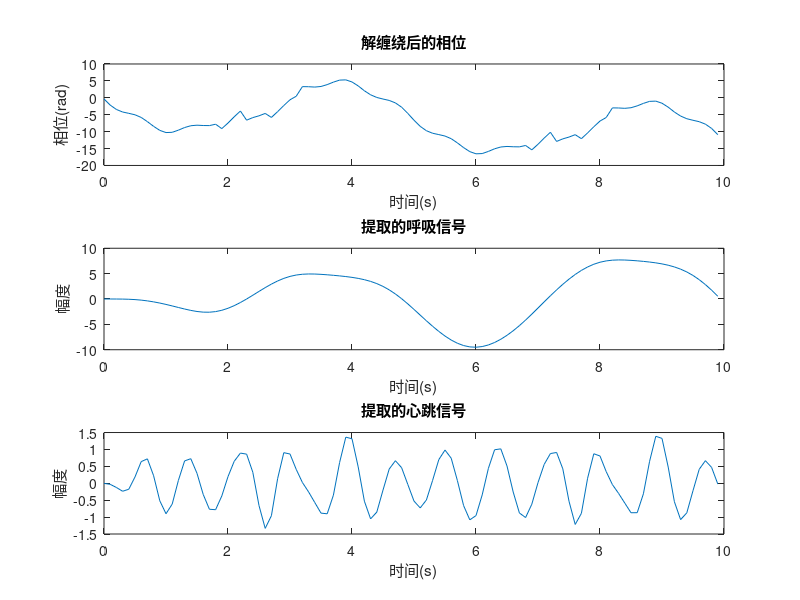
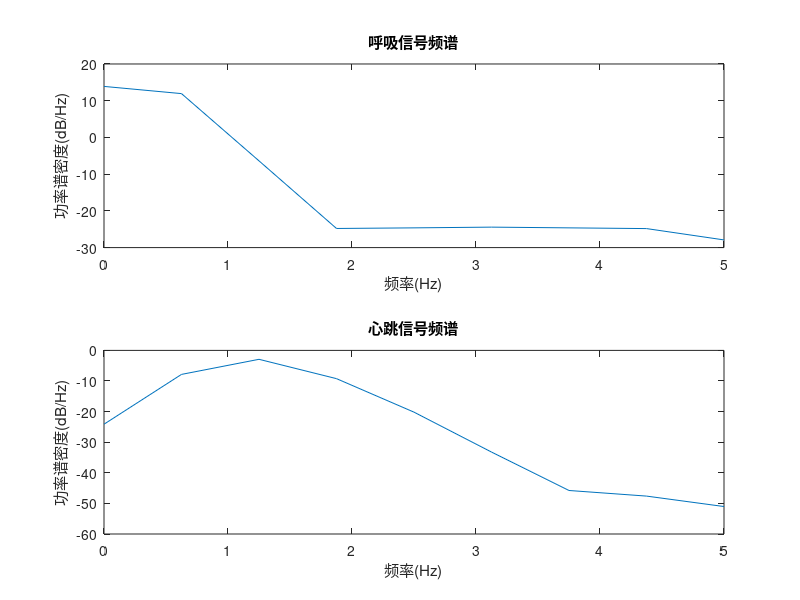

These charts were generated, in order, by the following MATLAB code:
% FMCW雷达呼吸心跳检测仿真
clear all; close all; clc;

% 参数设置
fc = 24e9;          % 载波频率 24GHz
B = 1e9;            % 带宽 1GHz
T = 0.1;            % 扫频周期 100ms
fs = 2e6;           % 采样率 2MHz
c = 3e8;            % 光速
K = B/T;            % 调频斜率
N_scan = 100;       % 扫描次数

% 目标参数
d0 = 1;             % 初始距离 1m
A_breath = 0.01;    % 呼吸幅度 1cm
A_heart = 0.001;    % 心跳幅度 1mm
f_breath = 0.2;     % 呼吸频率 0.2Hz
f_heart = 1.2;      % 心跳频率 1.2Hz

% 时间轴
t_scan = 0:1/fs:T-1/fs;    % 单个扫描周期的时间
t_total = 0:1/fs:N_scan*T-1/fs;  % 总时间
N = length(t_scan);

% 初始化存储数组
phase_history = zeros(1, N_scan);
breath_signal = zeros(1, N_scan);
heart_signal = zeros(1, N_scan);

% 对每个扫描周期进行处理
for i = 1:N_scan
    % 当前时间点
    t_current = t_scan + (i-1)*T;
    
    % 生成目标运动
    d_breath = A_breath*sin(2*pi*f_breath*t_current);
    d_heart = A_heart*sin(2*pi*f_heart*t_current);
    d = d0 + d_breath + d_heart;
    
    % 生成发射信号
    s_t = cos(2*pi*fc*t_scan + pi*K*t_scan.^2);
    
    % 生成接收信号
    tau = 2*d/c;
    s_r = cos(2*pi*fc*(t_scan-tau) + pi*K*(t_scan-tau).^2);
    
    % 混频
    s_if = s_t.*s_r;
    
    % 距离FFT
    N_fft = 2^nextpow2(N);
    f = (-N_fft/2:N_fft/2-1)*fs/N_fft;
    S_if = fftshift(fft(s_if, N_fft));
    
    % 找到目标距离
    [~, idx] = max(abs(S_if));
    
    % 提取相位
    phase_history(i) = angle(S_if(idx));
end

% 相位解缠绕
phase_unwrap = unwrap(phase_history);

% 带通滤波
% 呼吸信号滤波 (0.1-0.5Hz)
[b_breath, a_breath] = butter(4, [0.1 0.5]/(1/T/2), 'bandpass');
breath_signal = filter(b_breath, a_breath, phase_unwrap);

% 心跳信号滤波 (0.8-2Hz)
[b_heart, a_heart] = butter(4, [0.8 2]/(1/T/2), 'bandpass');
heart_signal = filter(b_heart, a_heart, phase_unwrap);

% 绘图
figure;
subplot(3,1,1);
plot((0:N_scan-1)*T, phase_unwrap);
title('解缠绕后的相位');
xlabel('时间(s)');
ylabel('相位(rad)');

subplot(3,1,2);
plot((0:N_scan-1)*T, breath_signal);
title('提取的呼吸信号');
xlabel('时间(s)');
ylabel('幅度');

subplot(3,1,3);
plot((0:N_scan-1)*T, heart_signal);
title('提取的心跳信号');
xlabel('时间(s)');
ylabel('幅度');

% 频谱分析
figure;
subplot(2,1,1);
[P_breath, f_breath] = pwelch(breath_signal, [], [], [], 1/T);
plot(f_breath, 10*log10(P_breath));
title('呼吸信号频谱');
xlabel('频率(Hz)');
ylabel('功率谱密度(dB/Hz)');

subplot(2,1,2);
[P_heart, f_heart] = pwelch(heart_signal, [], [], [], 1/T);
plot(f_heart, 10*log10(P_heart));
title('心跳信号频谱');
xlabel('频率(Hz)');
ylabel('功率谱密度(dB/Hz)'); 
